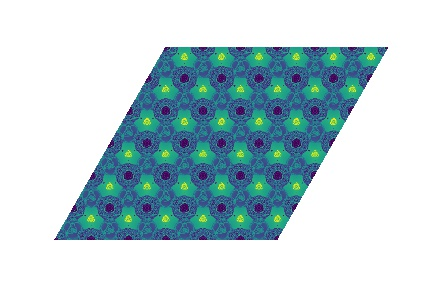
#> input picture img/JVASP-27851_Positive_20.jpg, 432 x 288 px
$ python blendEdge.py
#> lines starting #> are read from the running program, lines starting #| are printed output that depends on the picture; after the words box and inside, x2 and y2 are one past the last pixel; in counts of white or black regions, pixels touching at a corner belong together
import cv2
import numpy as np

img = cv2.imread("img/JVASP-27851_Positive_20.jpg")
#> img is the input picture: shape (288, 432, 3); mean B, G, R 211.9, 207, 184.2
img=cv2.cvtColor(img, cv2.COLOR_BGR2GRAY)
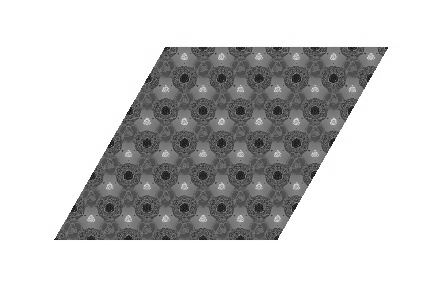
#> img: shape (288, 432); min 24, max 255, mean 200.8
blendSize = 10
y1=92
y2=155
x1=204
x2=241
leftBox=img[y1:y2, x1-blendSize:x1]
topBox=img[y1-blendSize:y1, x1:x2]
cropped=img[y1:y2, x1:x2]
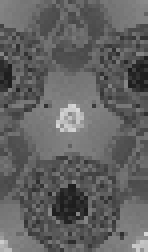
#> cropped: shape (63, 37) (shown 4 times larger); min 27, max 214, mean 97.9
rows,cols=leftBox.shape
#> rows = 63; cols = 10
for i in range(0, rows):
    for j in range(0,cols):
        cropped[i,j+x2-x1-blendSize] = np.round(leftBox[i,j]*j/blendSize) + np.round( cropped[i,j+x2-x1-blendSize] * (blendSize-j)/blendSize)
#> cropped: shape (63, 37); 19.61% of pixels changed, all inside (x1, y1, x2, y2) = (28, 0, 37, 63)

rows,cols=topBox.shape
#> rows = 10; cols = 37
for i in range(0, rows):
    for j in range(0,cols):
        cropped[i+y2-y1-blendSize, j] = np.round(topBox[i,j]*i/blendSize) + np.round( cropped[i+y2-y1-blendSize, j] * (blendSize-i)/blendSize)
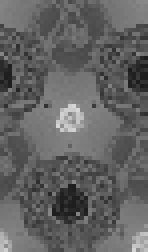
#> cropped: shape (63, 37) (shown 4 times larger); min 28, max 214, mean 98.3


tiled = np.tile(cropped,(12,22))
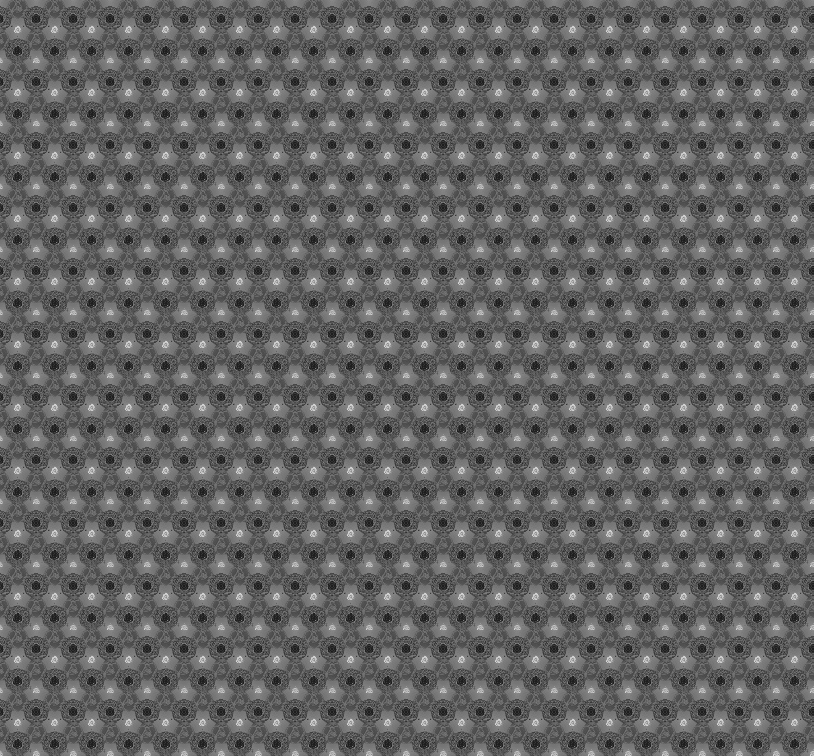
#> tiled: shape (756, 814); min 28, max 214, mean 98.3
cv2.imshow('tiled', tiled)

cv2.waitKey(0)
cv2.destroyAllWindows()
